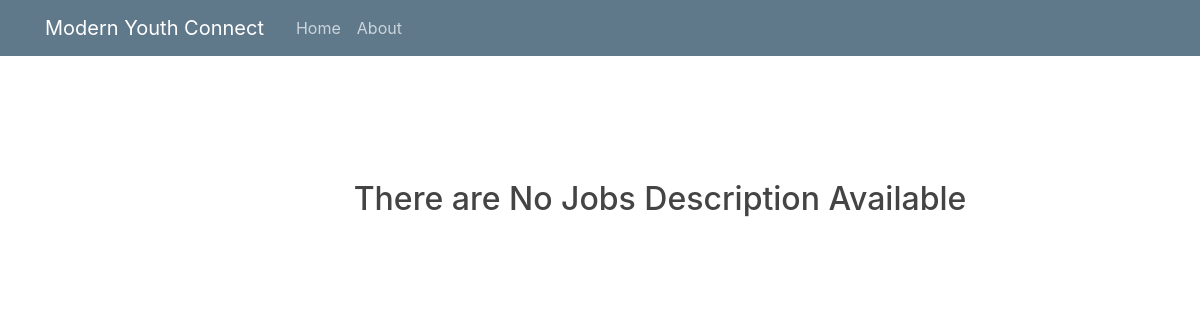
The page /view_job_description on the database as committed earlier.
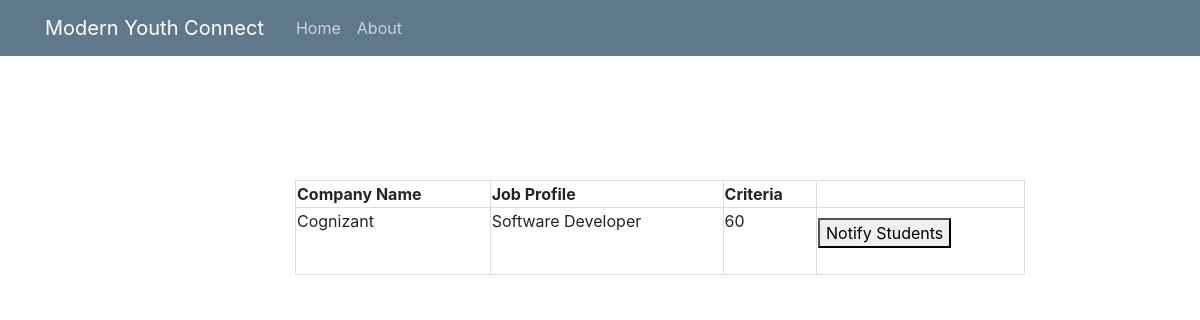
The same page on the database as committed later.
### Modern_Youth_Connect/models.py (models this page shows)
class Job_description(db.Model):
    id = db.Column(db.Integer, primary_key=True)
    r_id = db.Column(db.Integer, db.ForeignKey('recruiter.id'))
    job_profile = db.Column(db.String)
    skill = db.Column(db.String)
    criteria = db.Column(db.String)
    vacancies = db.Column(db.String)
    recruiter = db.relationship('Recruiter')

class Recruiter(db.Model, UserMixin):
    id = db.Column(db.Integer, primary_key=True)
    company_name = db.Column(db.String)
    username = db.Column(db.String)
    email = db.Column(db.String)
    password = db.Column(db.String)
    company_url = db.Column(db.String)
    job_description = db.relationship("Job_description")

### Modern_Youth_Connect/routes.py (the view)
@app.route('/view_job_description')
def view_job_description():
    jd = Job_description.query.all()
    return render_template('list_job_description.html', job_descriptions=jd)

### Modern_Youth_Connect/templates/list_job_description.html
{% extends "layout.html" %}
{% block content %}
{% if job_descriptions %}
        <table>
        <th>Company Name</th>
        <th>Job Profile</th>
        <th>Criteria</th>
        <th></th>
            {% for job_description in job_descriptions %}
                    <tr>
                        <td> <p>{{ job_description.recruiter.company_name }}</p><br></td>
                        <td> <p>{{ job_description.job_profile }}</p><br></td>
                        <td> <p>{{ job_description.criteria }}</p><br></td>
                        <td> <p><button>Notify Students</button></p></td>
                    </tr>
            {% endfor %}
        </table>
    {% else %}
        <div style="text-align: center;">
            <h2>There are No Jobs Description Available</h2>
        </div>
    {% endif %}
{% endblock content %}

Rows that differ between the two databases and show on the page:
added Job_description: recruiter.company_name "Cognizant", job_profile "Software Developer", criteria "60"
Other text that changed with them:
text no longer shown: "There are No Jobs Description Available"
text now shown: "Company Name Job Profile Criteria"
